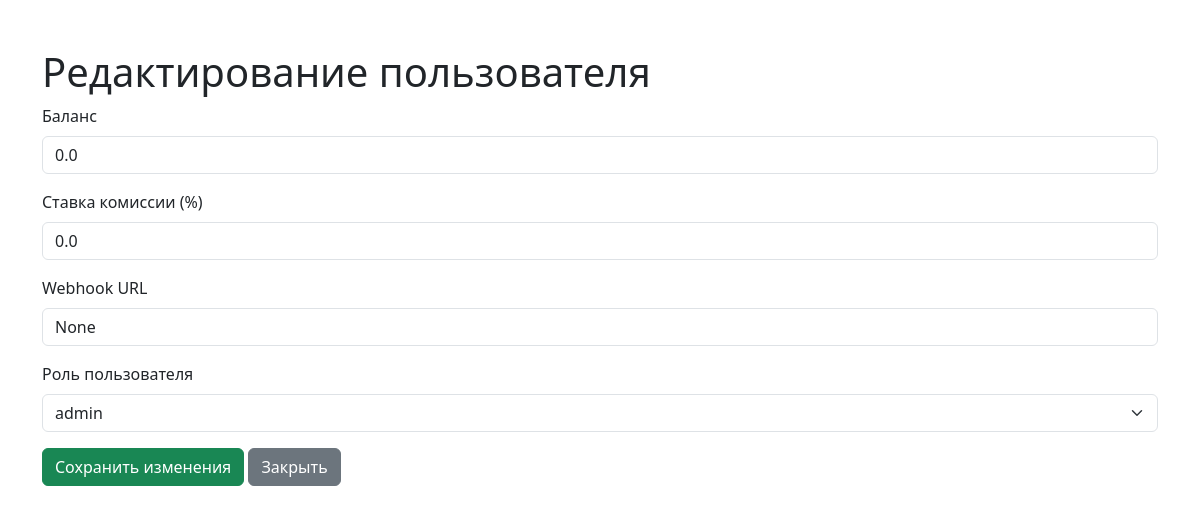
/admin/users/edit/1 (signed in), run on the app's committed database.
### app.py (models this page shows, shortened)
class User(db.Model):
    id = db.Column(db.Integer, primary_key=True)
    username = db.Column(db.String(80), unique=True, nullable=False)
    password = db.Column(db.String(128), nullable=False)
    role = db.Column(db.String(20), nullable=False, default='user')  # 'admin' or 'user'
    balance = db.Column(db.Float, nullable=False, default=0.0)
    commission_rate = db.Column(db.Float, nullable=False, default=0.01)  # Default commission rate is 1%
    webhook_url = db.Column(db.String(256), nullable=True)

### app.py (the view, shortened to what this page needs)
@app.route('/admin/users/edit/<int:user_id>', methods=['GET', 'POST'])
def edit_user(user_id):
    if session.get('role') != 'admin':
        if session.get('role') != 'user':
            return redirect(url_for('login'))
        else:
            return redirect(url_for('admin_transactions'))
    form = UserForm()
    user = User.query.get_or_404(user_id)
    return render_template('edit_user.html', user=user, form=form)

### app.py
class UserForm(FlaskForm):
    submit = SubmitField('Register')

### templates/edit_user.html (shortened to what this page needs)
<!DOCTYPE html>
<html lang="ru">
<head>
    <link rel="stylesheet" href="https://cdn.jsdelivr.net/npm/bootstrap@5.3.0/dist/css/bootstrap.min.css">
</head>
<body>
    <div class="container mt-5">
        <h1>Редактирование пользователя</h1>
        <form method="POST">
            <div class="mb-3">
                <label for="balance" class="form-label">Баланс</label>
                <input type="number" step="0.01" class="form-control" id="balance" name="balance" value="{{ user.balance }}" required>
            </div>
            <div class="mb-3">
                <label for="commission_rate" class="form-label">Ставка комиссии (%)</label>
                <input type="number" step="0.01" class="form-control" id="commission_rate" name="commission_rate" value="{{ user.commission_rate * 100 }}" required>
            </div>
            <div class="mb-3">
                <label for="webhook_url" class="form-label">Webhook URL</label>
                <input type="url" class="form-control" id="webhook_url" name="webhook_url" value="{{ user.webhook_url }}">
            </div>
            <div class="mb-3">
                <label for="status" class="form-label">Роль пользователя</label>
                <select id="role" name="role" class="form-select">
                    <option value="{{ user.role }}">{{ user.role }}</option>
                </select>
            </div>
            <button type="submit" class="btn btn-success">Сохранить изменения</button>
            <a href="/admin/users" class="btn btn-secondary">Закрыть</a>
        </form>
    </div>
</body>
</html>

### data on the page
User: balance "0.0", commission_rate "0.0", webhook_url "None", role "admin"
